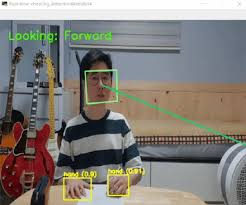
#> input picture assets/images (1).jpeg, 246 x 205 px
$ python head_pose_detection.py '../../assets/images (1).jpeg'
#> lines starting #> are read from the running program, lines starting #| are printed output that depends on the picture
#> in process_head_pose_file, frame is the input picture: shape (205, 246, 3); mean B, G, R 121.5, 127.1, 131.2
import cv2
import numpy as np
import math
import json
import sys
import os

face_cascade = cv2.CascadeClassifier(cv2.data.haarcascades + 'haarcascade_frontalface_default.xml')

# Simple 3-D model points for solvePnP using basic facial geometry heuristics
# (nose tip, chin, left eye, right eye, left mouth, right mouth)
MODEL_POINTS = np.array([
    (0.0,   0.0,   0.0),
    (0.0,  -50.0, -10.0),
    (-30.0, 40.0, -10.0),
    (30.0,  40.0, -10.0),
    (-25.0,-30.0, -10.0),
    (25.0, -30.0, -10.0),
], dtype=np.float64)


def estimate_landmarks(face_rect, frame_shape):
    """Estimate 6 facial landmark positions from the face bounding box."""
    x, y, w, h = face_rect
    # Approximate landmark positions as fractions of the bounding box
    pts = np.array([
        (x + w * 0.50, y + h * 0.45),  # nose tip
        (x + w * 0.50, y + h * 0.85),  # chin
        (x + w * 0.25, y + h * 0.35),  # left eye
        (x + w * 0.75, y + h * 0.35),  # right eye
        (x + w * 0.30, y + h * 0.70),  # left mouth corner
        (x + w * 0.70, y + h * 0.70),  # right mouth corner
    ], dtype=np.float64)
    return pts


def process_head_pose(frame):
    h, w = frame.shape[:2]
#> h = 205; w = 246
    gray  = cv2.cvtColor(frame, cv2.COLOR_BGR2GRAY)
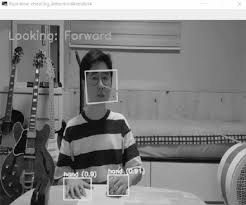
#> gray: shape (205, 246); min 1, max 255, mean 127.7
    faces = face_cascade.detectMultiScale(gray, scaleFactor=1.1, minNeighbors=5, minSize=(80, 80))
#> faces = ()

    if len(faces) == 0:
        return "Looking at Screen"

    face_rect = sorted(faces, key=lambda f: f[2] * f[3], reverse=True)[0]
    image_points = estimate_landmarks(face_rect, frame.shape)

    focal = w
    camera_matrix = np.array([
        [focal, 0,     w / 2.0],
        [0,     focal, h / 2.0],
        [0,     0,     1.0    ],
    ], dtype=np.float64)
    dist_coeffs = np.zeros((4, 1))

    ok, rvec, _ = cv2.solvePnP(
        MODEL_POINTS, image_points, camera_matrix, dist_coeffs,
        flags=cv2.SOLVEPNP_ITERATIVE
    )
    if not ok:
        return "Looking at Screen"

    R, _ = cv2.Rodrigues(rvec)
    sy = math.sqrt(R[0, 0] ** 2 + R[1, 0] ** 2)
    if sy > 1e-6:
        pitch = math.degrees(math.atan2(R[2, 1], R[2, 2]))
        yaw   = math.degrees(math.atan2(-R[2, 0], sy))
        roll  = math.degrees(math.atan2(R[1, 0], R[0, 0]))
    else:
        pitch = math.degrees(math.atan2(-R[1, 2], R[1, 1]))
        yaw   = math.degrees(math.atan2(-R[2, 0], sy))
        roll  = 0.0

    if abs(yaw) <= 12 and abs(pitch) <= 8 and abs(roll) <= 5:
        return "Looking at Screen"
    elif yaw < -15:
        return "Looking Left"
    elif yaw > 15:
        return "Looking Right"
    elif pitch > 10:
        return "Looking Up"
    elif pitch < -10:
        return "Looking Down"
    elif abs(roll) > 7:
        return "Tilted"
    return "Looking at Screen"


def process_head_pose_file(image_path):
    try:
        frame = cv2.imread(image_path)
        if frame is None:
            return {"head_direction": "Unknown", "error": "Could not read image"}
        return {"head_direction": process_head_pose(frame), "error": None}
    except Exception as e:
        return {"head_direction": "Unknown", "error": str(e)}


if __name__ == "__main__":
    if len(sys.argv) > 1:
        print(json.dumps(process_head_pose_file(sys.argv[1])))
    else:
        print(json.dumps({"head_direction": "Unknown", "error": "No image path provided"}))

$ run again, on assets/images.jpeg
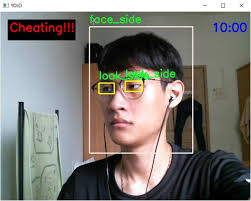
#> input picture assets/images.jpeg, 251 x 201 px
#> in process_head_pose_file, frame is the input picture: shape (201, 251, 3); mean B, G, R 113.7, 119.5, 121.8
#> in process_head_pose, `gray  = cv2.cvtColor(frame, cv2.COLOR_BGR2GRAY)`:
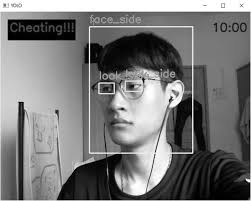
#> gray: shape (201, 251); min 0, max 255, mean 119.5
#> faces = [[77, 56, 86, 86]]
#> face_rect = [77, 56, 86, 86]
#> in estimate_landmarks, `x, y, w, h = face_rect`: x = 77; y = 56; w = 86
#> pts = [[120, 94.7], [120, 129.1], [98.5, 86.1], [141.5, 86.1], [102.8, 116.2], [137.2, 116.2]]
#> image_points has the same summary as pts in estimate_landmarks
#> ok = True; rvec = [-0.0141, 2.85, 1.27]
#> R = [[-1, -0.017, 0.0159], [0.00048, 0.669, 0.743], [-0.0233, 0.743, -0.669]]
#> sy = 1
#> pitch = 132
#> yaw = 1.33
#> roll = 180
